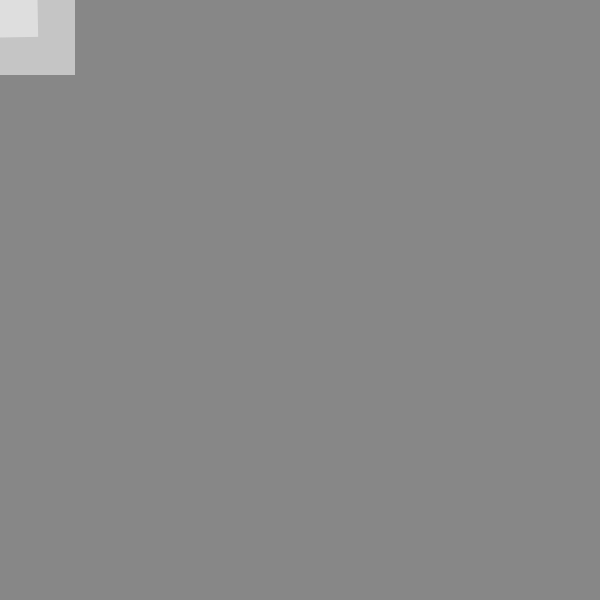
Frame 1 (no input)
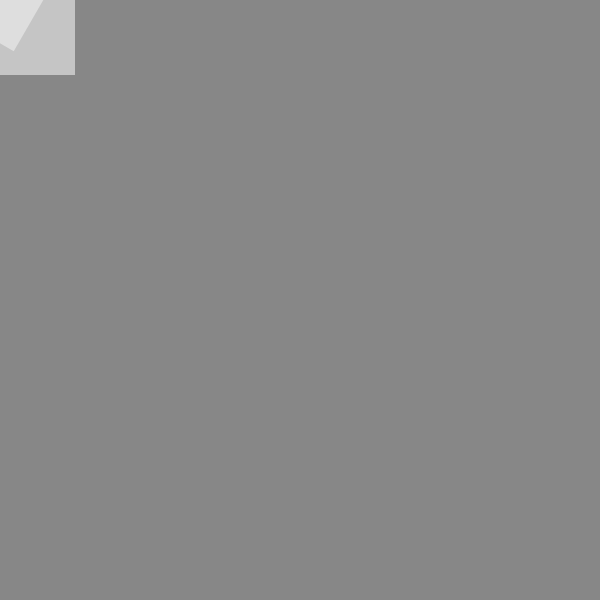
Frame 60 (the mouse pressed at the canvas centre just before this capture)
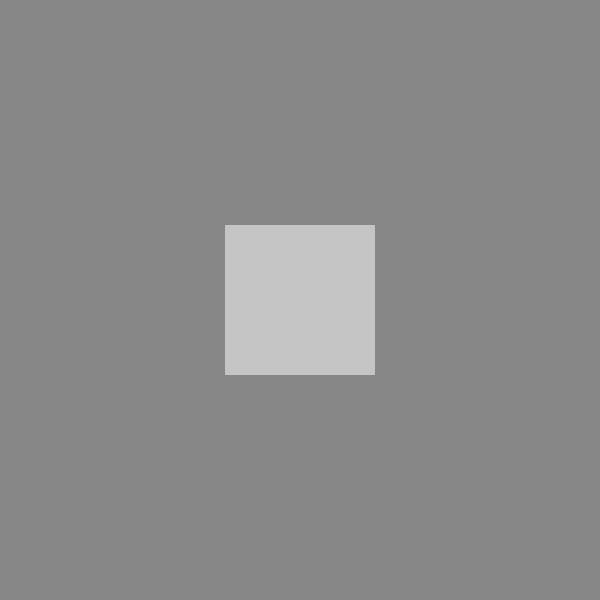
Frame 120 (the mouse held since frame 60 and released just before this capture)

The Processing sketch that drew these frames (run headless with seeded random() and noise(); from frame 60 on, the mouse is pressed at the canvas centre):

// Processing sketch: Homework_Week2
// ── Homework_Week2.pde
//Analisse Guadeloupe
//Week 2 Homework

float angle1 = 0;

void setup() {
  size(600,600);
  noStroke();
  rectMode(CENTER);
}

void draw() {
  background(135);
  fill(240,150);
  //rectangle one
  rect(mouseX, mouseY, width/4, height/4);
   angle1 -= 1;
  rotate(radians(angle1));
  rect(pmouseX , pmouseY, width/8, height/8);
}
